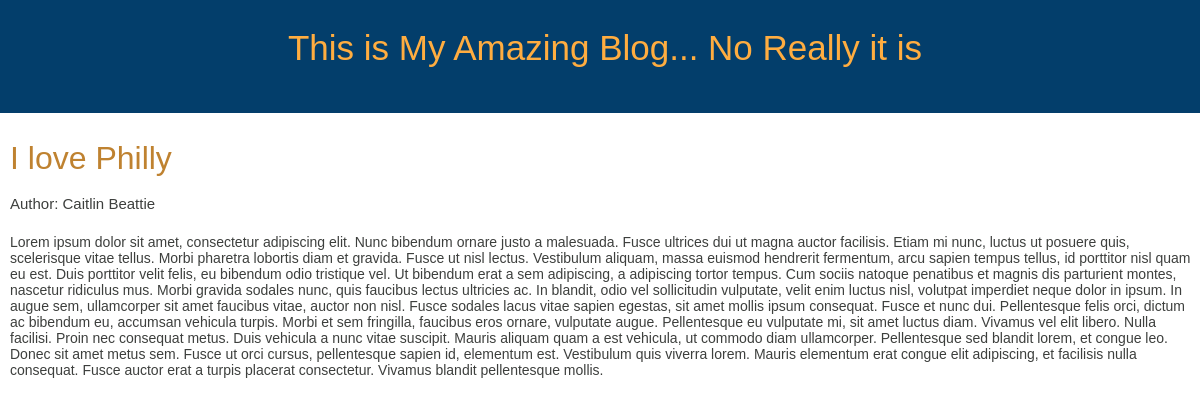
Page /blogarticle.php?id=1 on the committed database.
### tables this page shows
CREATE TABLE IF NOT EXISTS `blogcontent` (
  `id` int(11) NOT NULL AUTO_INCREMENT,
  `title` varchar(255) NOT NULL,
  `author` varchar(255) NOT NULL,
  `body` longtext NOT NULL,
  PRIMARY KEY (`id`)
);

### blogarticle.php (the view, shortened to what this page needs)
<!DOCTYPE html>
<html>
<head>
<link rel="stylesheet" type="text/css" href="blogcss.css">
</head>
<div id= "top">
<h1>This is My Amazing Blog... No Really it is</h1>
	</div>
<body>
<?php
$connection = mysql_connect('127.0.0.1', 'root', '');
if ($connection) {
	$article = $_GET['id'];
	$result = mysql_query("SELECT id, title, author, body FROM blogcontent WHERE ID = '" . $article . " ' ");
	}
	$row = mysql_fetch_array($result);
    echo "<h2>" . $row['title'] . "</h2>" . "<br>" .
    	"<h3>" . "Author:  " .  $row['author']  . "</h3>" . "<br>"  .
       "<div id='article'>" . "<p>" . $row['body']  . "<br>" . "</p>" . "</div>" ;
 ?>
</body>
</html>

### blogcss.css (style rules this page uses)
#top { margin-top:-25px; background-color: #033E6B; height: 115px; width: auto; }
#article { margin-top: -25px; padding-left: 10px; }
h1 { padding-top: 30px; padding-left: 10px; color: #FFAD40; font-size: 35px; font-family: helvetica; font-weight: 200; text-align: center; }
h2 { font-size: 32px; padding-left: 10px; margin-bottom: -15px; color: #BF8230; font-family: helvetica; font-weight: 200; }
h3 { font-size: 15px; padding-left: 10px; color: #3D3F3D; font-family: helvetica; font-weight: 500; }
p { font-size: 14px; font-family: helvetica; font-weight: 400; color: #3D3F3D; }
body { padding: 0; margin: 0; border: 0; }

### rows in the picture
blogcontent: title "I love Philly", author "Caitlin Beattie", body "Lorem ipsum dolor sit amet, consectetur adipiscing elit. Nunc bibendum ornare justo a malesuada. Fusce ultrices dui ut magna auctor facilisis. Etiam mi nunc, luctus ut posuere quis, scelerisque vitae tellus. Morbi pharetra lobortis diam et gravida. Fusce ut nisl lectus. Vestibulum aliquam, massa euismod hendrerit fermentum, arcu sapien tempus tellus, id porttitor nisl quam eu est. Duis porttitor velit felis, eu bibendum odio tristique vel. Ut bibendum erat a sem adipiscing, a adipiscing tortor tempus. Cum sociis natoque penatibus et magnis dis parturient montes, nascetur ridiculus mus. Morbi gravida sodales nunc, quis faucibus lectus ultricies ac. In blandit, odio vel sollicitudin…"
